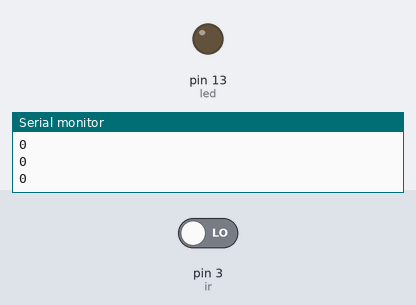
This sketch was run on a simulated Arduino Uno, built with avr-gcc and run on an emulated ATmega328P. On the bench: output pins drawn as LEDs (lit = HIGH), the last lines printed to the serial monitor. Inputs (shaded band) come from the test bench; at power-on: pin 3 (ir) LOW.

Above: at 2.8 s.
2.9 s: pin 3 (ir) driven HIGH
At 4.6 s:
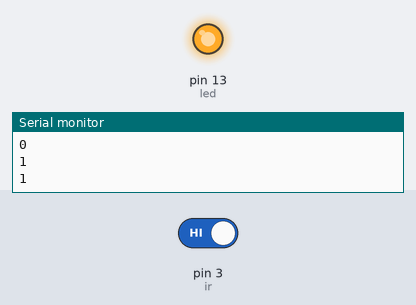
5.5 s: pin 3 (ir) driven LOW
At 7.7 s:
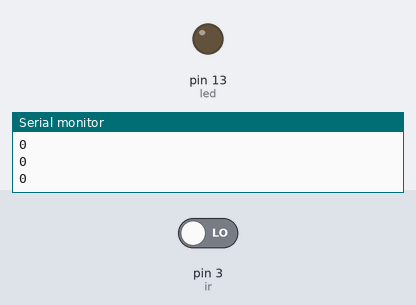
Timing chart, 0 to 9.2 s (numbered marks = the images above; inputs shaded):
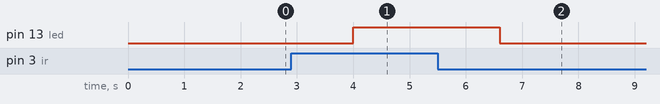

Measured:
- after the input at 2.9 s, pin 13 (led): LOW → HIGH after 1.1 s
- after the input at 5.5 s, pin 13 (led): HIGH → LOW after 1.1 s

The sketch:

ir_sensor.ino
```cpp
int ir = 3;
int led = 13;
int x;

void setup(){
  Serial.begin(9600);
  pinMode(led, OUTPUT);
  pinMode(ir, INPUT);
}

void loop(){
  x = digitalRead(ir);
  Serial.println(x);
  delay(1000);

  if (x==1){ // sensor deactivated when x==1
  	digitalWrite(led , HIGH);
    delay(300);
  }
  else{      // sensor activated when x==0
  	digitalWrite(led, LOW);
  }
}
```
